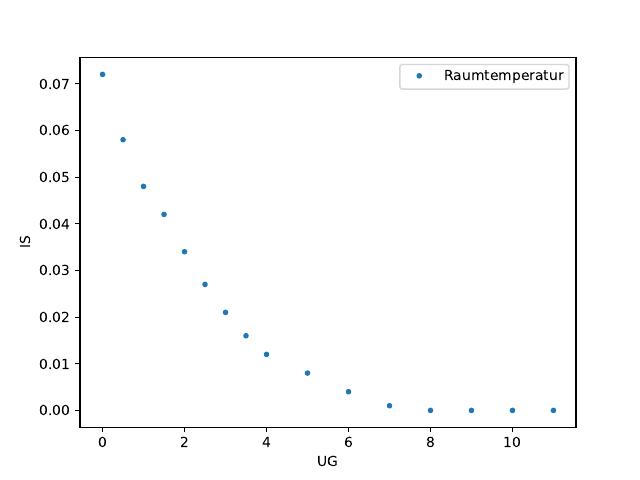

Here is the Python script that generated this plot:
import numpy as np 
import matplotlib.pyplot as plt    
UG, IS = np.genfromtxt('wendepunkt.txt', unpack = True)

IS *= 0.01
plt.plot(UG, IS, '.', label = 'Raumtemperatur')
plt.xlabel('UG')
plt.ylabel('IS')

plt.legend()
plt.savefig('wendepunkt.pdf')